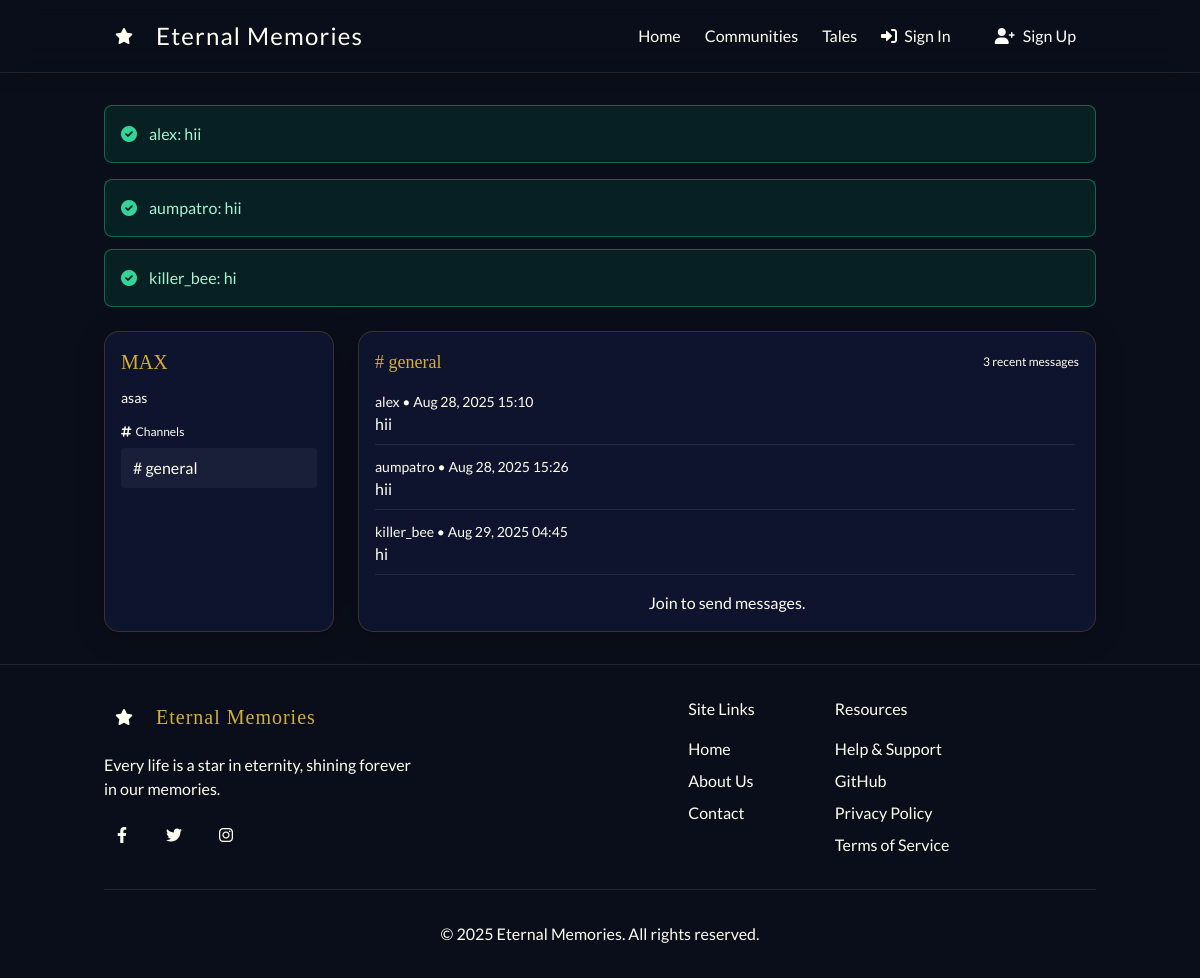
The app's page /communities/max/ with its own data.
### communities/models.py (models this page shows, shortened)
class CommunityMessage(models.Model):
    channel = models.ForeignKey(Channel, on_delete=models.CASCADE, related_name='messages')
    author = models.ForeignKey(User, on_delete=models.CASCADE, related_name='community_messages')
    content = models.TextField()
    created_at = models.DateTimeField(auto_now_add=True)
    class Meta:
        ordering = ['-created_at']
    def __str__(self):
        return f"{self.author.username}: {self.content[:30]}"

class Community(models.Model):
    owner = models.ForeignKey(User, on_delete=models.CASCADE, related_name='owned_communities')
    name = models.CharField(max_length=80, unique=True)
    slug = models.SlugField(max_length=100, unique=True, blank=True)
    description = models.TextField(blank=True)
    is_public = models.BooleanField(default=True)
    created_at = models.DateTimeField(auto_now_add=True)

class Channel(models.Model):
    community = models.ForeignKey(Community, on_delete=models.CASCADE, related_name='channels')
    name = models.CharField(max_length=80)
    slug = models.SlugField(max_length=100, blank=True)
    is_public = models.BooleanField(default=True)
    created_at = models.DateTimeField(auto_now_add=True)
    class Meta:
        unique_together = ('community', 'slug')

### communities/views.py (the view)
# urls.py: path('<slug:slug>/', views.community_detail, name='detail'),
def community_detail(request, slug, channel_slug=None):
    community = get_object_or_404(Community, slug=slug)
    channels = community.channels.order_by('name')
    mem = None
    if request.user.is_authenticated:
        mem = Membership.objects.filter(community=community, user=request.user).first()
    is_member = bool(mem)
    is_owner = bool(mem and mem.role == 'owner')
    is_admin = bool(mem and mem.role in ('owner', 'admin'))
    can_view = community.is_public or is_member
    if not can_view:
        return HttpResponseForbidden("This community is private.")
    if channel_slug is None:
        qs_slug = (request.GET.get('c') or '').strip()
        if qs_slug:
            channel = get_object_or_404(Channel, community=community, slug=qs_slug)
        else:
            channel = channels.first()
    else:
        channel = get_object_or_404(Channel, community=community, slug=channel_slug)
    messages_qs = channel.messages.select_related('author')[:50]
    latest_ts = None
    if messages_qs:
        latest_ts = timezone.localtime(messages_qs[0].created_at).isoformat()
    form = CommunityMessageForm()
    ctx = {
        'community': community,
        'channels': channels,
        'channel': channel,
        'messages': messages_qs[::-1],  # oldest at top
        'is_member': is_member,
        'is_owner': is_owner,
        'is_admin': is_admin,
        'form': form,
        'latest_ts': latest_ts,
    }
    if is_admin:
        ctx['chan_form'] = ChannelForm()
    return render(request, 'communities/community_detail.html', ctx)

### templates/communities/community_detail.html (shortened to what this page needs)
{% extends 'base.html' %}
{% block content %}
<div class="grid grid-cols-1 md:grid-cols-4 gap-6 fade-in">
  <aside class="md:col-span-1 celestial-card p-4 h-full">
    <div class="flex items-center justify-between mb-3">
      <h2 class="text-xl font-playfair text-soft-gold">{{ community.name }}</h2>
    </div>
    <p class="text-faint-lavender text-sm mb-4">{{ community.description }}</p>
    <div class="text-xs text-faint-lavender mb-2"><i class="fas fa-hashtag text-soft-gold mr-1"></i>Channels</div>
    <ul class="space-y-1">
      {% for ch in channels %}
        <li>
          <a href="{% url 'communities:detail' slug=community.slug %}?c={{ ch.slug }}"
             class="block px-3 py-2 rounded hover:bg-white hover:bg-opacity-5 {% if ch.id == channel.id %}bg-white bg-opacity-5{% endif %}">
            # {{ ch.name }}
          </a>
        </li>
      {% endfor %}
    </ul>
  </aside>
  <section class="md:col-span-3 celestial-card p-4">
    <div class="flex items-center justify-between mb-4">
      <h3 class="text-lg text-soft-gold"># {{ channel.name }}</h3>
      <div class="text-xs text-faint-lavender">{{ messages|length }} recent messages</div>
    </div>
    <div id="chat-log" class="space-y-3 max-h-[60vh] overflow-y-auto pr-1">
      {% for m in messages %}
        <div data-id="{{ m.id }}" class="border-b border-soft-gold border-opacity-10 pb-2">
          <div class="text-sm text-faint-lavender">{{ m.author.username }} • {{ m.created_at|date:"M d, Y H:i" }}</div>
          <div class="text-ivory-white whitespace-pre-line">{{ m.content }}</div>
        </div>
      {% endfor %}
    </div>
    <div class="mt-4">
      {% if is_member %}
        <form id="chat-form" action="{% url 'communities:post_message' slug=community.slug channel_slug=channel.slug %}" method="post" class="space-y-2">
          {% csrf_token %}
          {{ form.content }}
          <button type="submit" class="w-full py-2 celestial-button rounded"><i class="fas fa-paper-plane mr-2"></i>Send</button>
        </form>
      {% else %}
        <div class="text-center text-faint-lavender">
          Join to send messages.
        </div>
      {% endif %}
    </div>
  </section>
</div>
{% endblock %}

### templates/base.html (shortened to what this page needs)
{% load static %}
<!DOCTYPE html>
<html lang="en">
<head>
    <link href="https://cdn.jsdelivr.net/npm/tailwindcss@2.2.19/dist/tailwind.min.css" rel="stylesheet">
    <link rel="stylesheet" href="https://cdnjs.cloudflare.com/ajax/libs/font-awesome/6.0.0-beta3/css/all.min.css">
    <link rel="stylesheet" href="{% static 'css/celestial.css' %}">
</head>
<body class="min-h-screen flex flex-col bg-gradient-to-b from-deep-space to-midnight-blue">
    <div class="star-field fixed inset-0 -z-10 pointer-events-none"></div>
    <header class="sticky top-0 z-40 backdrop-filter backdrop-blur-lg bg-opacity-70 bg-midnight-blue shadow-lg border-b border-soft-gold border-opacity-10">
        <nav class="container mx-auto px-4 py-4 flex items-center justify-between">
            <a href="{% url 'home' %}" class="flex items-center group">
                <div class="w-10 h-10 rounded-full bg-gradient-to-br from-soft-gold to-midnight-blue flex items-center justify-center mr-3 transform transition-all duration-500 group-hover:rotate-[360deg]">
                    <i class="fas fa-star text-ivory-white"></i>
                </div>
                <span class="text-2xl font-playfair text-soft-gold tracking-wider">Eternal Memories</span>
            </a>
            <div class="hidden md:flex items-center space-x-6">
                {% if user.is_authenticated %}
                    <a href="{% url 'home' %}" class="text-faint-lavender hover:text-ivory-white transition-colors {% if request.path == '/' %}text-ivory-white{% endif %}" aria-current="{% if request.path == '/' %}page{% endif %}">Home</a>
                    <a href="{% url 'communities:list' %}" class="text-faint-lavender hover:text-ivory-white transition-colors {% if request.path|slice:':12' == '/communities' %}text-ivory-white{% endif %}" aria-current="{% if request.path|slice:':12' == '/communities' %}page{% endif %}">Communities</a>
                    <a href="{% url 'tales:list' %}" class="text-faint-lavender hover:text-ivory-white transition-colors {% if request.path|slice:':7' == '/tales/' %}text-ivory-white{% endif %}" aria-current="{% if request.path|slice:':7' == '/tales/' %}page{% endif %}">Tales</a>
                    <button id="open-people-search" type="button" aria-haspopup="dialog" aria-controls="people-search-overlay"
                            class="text-faint-lavender hover:text-ivory-white transition-colors flex items-center">
                        <i class="fas fa-magnifying-glass mr-2"></i> Search People
                    </button>
                    <a href="{% url 'create_memorial' %}" class="relative px-5 py-2 overflow-hidden group bg-gradient-to-r from-soft-gold to-amber-600 text-white rounded-lg">
                        <span class="absolute top-0 left-0 w-full h-full bg-gradient-to-br from-soft-gold to-amber-500 opacity-50 transform scale-x-0 scale-y-0 group-hover:scale-x-100 group-hover:scale-y-100 transition-transform duration-500 origin-center"></span>
                        <span class="relative flex items-center">
                            <i class="fas fa-plus mr-2"></i> Create Memorial
                        </span>
                    </a>
                    <div class="relative" id="user-menu-wrapper">
                        <button id="user-menu-button" type="button" aria-haspopup="true" aria-expanded="false"
                                class="flex items-center space-x-2 focus:outline-none text-ivory-white">
                            <span class="h-8 w-8 rounded-full bg-soft-gold bg-opacity-20 flex items-center justify-center text-soft-gold">
                                {{ user.username.0|upper }}
                            </span>
                            <span class="text-faint-lavender">{{ user.username }}</span>
                            <i class="fas fa-chevron-down text-xs transition-transform" id="user-menu-caret"></i>
                        </button>
                        <div id="user-menu"
                             class="absolute right-0 mt-2 w-48 rounded-md shadow-lg py-1 bg-deep-space border border-soft-gold border-opacity-20 backdrop-filter backdrop-blur-lg hidden z-50">
                            <form method="post" action="{% url 'logout' %}">
                                {% csrf_token %}
                                <button type="submit" class="w-full text-left block px-4 py-2 text-ivory-white hover:bg-soft-gold hover:bg-opacity-10">
                                    <i class="fas fa-sign-out-alt mr-2"></i> Sign Out
                                </button>
                            </form>
                        </div>
                    </div>
                {% else %}
                    <a href="{% url 'home' %}" class="text-faint-lavender hover:text-ivory-white transition-colors {% if request.path == '/' %}text-ivory-white{% endif %}" aria-current="{% if request.path == '/' %}page{% endif %}">Home</a>
                    <a href="{% url 'communities:list' %}" class="text-faint-lavender hover:text-ivory-white transition-colors {% if request.path|slice:':12' == '/communities' %}text-ivory-white{% endif %}" aria-current="{% if request.path|slice:':12' == '/communities' %}page{% endif %}">Communities</a>
                    <a href="{% url 'tales:list' %}" class="text-faint-lavender hover:text-ivory-white transition-colors " aria-current="">Tales</a>
                    <a href="{% url 'login' %}" class="text-faint-lavender hover:text-soft-gold transition-colors">
                        <i class="fas fa-sign-in-alt mr-1"></i> Sign In
                    </a>
                    <a href="{% url 'register' %}" class="relative px-5 py-2 overflow-hidden group bg-gradient-to-r from-soft-gold to-amber-600 text-white rounded-lg">
                        <span class="relative flex items-center">
                            <i class="fas fa-user-plus mr-2"></i> Sign Up
                        </span>
                    </a>
                {% endif %}
            </div>
        </nav>
    </header>
    <main class="container mx-auto px-4 py-8 flex-grow">
        {% if messages %}
            <div class="mb-6 space-y-3">
                {% for message in messages %}
                    <div class="p-4 rounded-lg mb-4 backdrop-filter backdrop-blur-sm animate-fadeIn
                        {% if message.tags == 'error' %}bg-red-900 bg-opacity-30 border border-red-500 border-opacity-50 text-red-200
                        {% else %}bg-green-900 bg-opacity-30 border border-green-500 border-opacity-50 text-green-200{% endif %}">
                        <div class="flex items-center">
                            {% if message.tags == 'error' %}
                                <i class="fas fa-exclamation-circle mr-3 text-red-400"></i>
                            {% else %}
                                <i class="fas fa-check-circle mr-3 text-green-400"></i>
                            {% endif %}
                            {{ message }}
                        </div>
                    </div>
                {% endfor %}
            </div>
        {% endif %}
        {% block content %}{% endblock %}
    </main>
    <footer class="mt-auto py-8 bg-deep-space bg-opacity-80 border-t border-soft-gold border-opacity-10">
        <div class="container mx-auto px-4">
            <div class="flex flex-col md:flex-row justify-between">
                <div class="mb-8 md:mb-0">
                    <div class="flex items-center mb-4">
                        <div class="w-10 h-10 rounded-full bg-gradient-to-br from-soft-gold to-midnight-blue flex items-center justify-center mr-3">
                            <i class="fas fa-star text-ivory-white"></i>
                        </div>
                        <h3 class="text-xl font-playfair text-soft-gold tracking-wider">Eternal Memories</h3>
                    </div>
                    <p class="text-faint-lavender max-w-xs">Every life is a star in eternity, shining forever in our memories.</p>
                    <div class="flex space-x-4 mt-4">
                        <a href="#" class="w-9 h-9 rounded-full bg-midnight-blue flex items-center justify-center text-faint-lavender hover:text-soft-gold transition-colors">
                            <i class="fab fa-facebook-f"></i>
                        </a>
                        <a href="#" class="w-9 h-9 rounded-full bg-midnight-blue flex items-center justify-center text-faint-lavender hover:text-soft-gold transition-colors">
                            <i class="fab fa-twitter"></i>
                        </a>
                        <a href="#" class="w-9 h-9 rounded-full bg-midnight-blue flex items-center justify-center text-faint-lavender hover:text-soft-gold transition-colors">
                            <i class="fab fa-instagram"></i>
                        </a>
                    </div>
                </div>
                <div class="grid grid-cols-2 md:grid-cols-3 gap-8">
                    <div>
                        <h4 class="text-soft-gold font-medium mb-4">Site Links</h4>
                        <ul class="space-y-2">
                            <li><a href="{% url 'home' %}" class="text-faint-lavender hover:text-soft-gold transition-colors">Home</a></li>
                            <li><a href="{% url 'about' %}" class="text-faint-lavender hover:text-soft-gold transition-colors">About Us</a></li>
                            <li><a href="{% url 'contact' %}" class="text-faint-lavender hover:text-soft-gold transition-colors">Contact</a></li>
                        </ul>
                    </div>
                    <div>
                        <h4 class="text-soft-gold font-medium mb-4">Resources</h4>
                        <ul class="space-y-2">
                            <li><a href="#" class="text-faint-lavender hover:text-soft-gold transition-colors">Help & Support</a></li>
                            <li><a href="https://github.com/Aumpatro-22/Eterna" target="_blank" rel="noopener" class="text-faint-lavender hover:text-soft-gold transition-colors">GitHub</a></li>
                            <li><a href="{% url 'privacy' %}" class="text-faint-lavender hover:text-soft-gold transition-colors">Privacy Policy</a></li>
                            <li><a href="#" class="text-faint-lavender hover:text-soft-gold transition-colors">Terms of Service</a></li>
                        </ul>
                    </div>
                </div>
            </div>
            <div class="mt-8 pt-8 border-t border-soft-gold border-opacity-10 text-center">
                <p class="text-faint-lavender">&copy; {% now "Y" %} Eternal Memories. All rights reserved.</p>
            </div>
        </div>
    </footer>
</body>
</html>

### records on screen
CommunityMessage: author+content "alex: hii", author.username "alex", created_at "Aug 28, 2025 15:10", content "hii"
CommunityMessage: author+content "aumpatro: hii", author.username "aumpatro", created_at "Aug 28, 2025 15:26", content "hii"
CommunityMessage: author+content "killer_bee: hi", author.username "killer_bee", created_at "Aug 29, 2025 04:45", content "hi"
Community: name "MAX", description "asas"
Channel: name "general"

### other values on screen
{{ messages|length }} "3"
